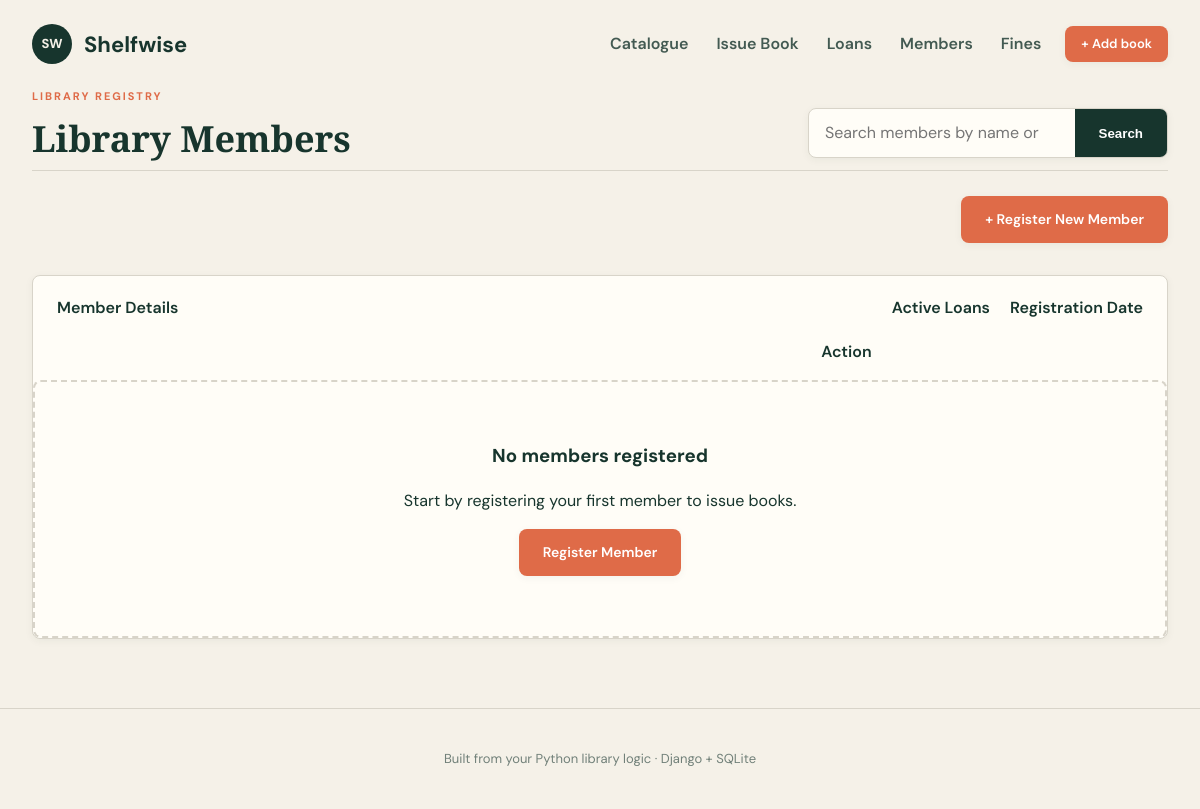
/members/, run on an earlier commit of the app's database.
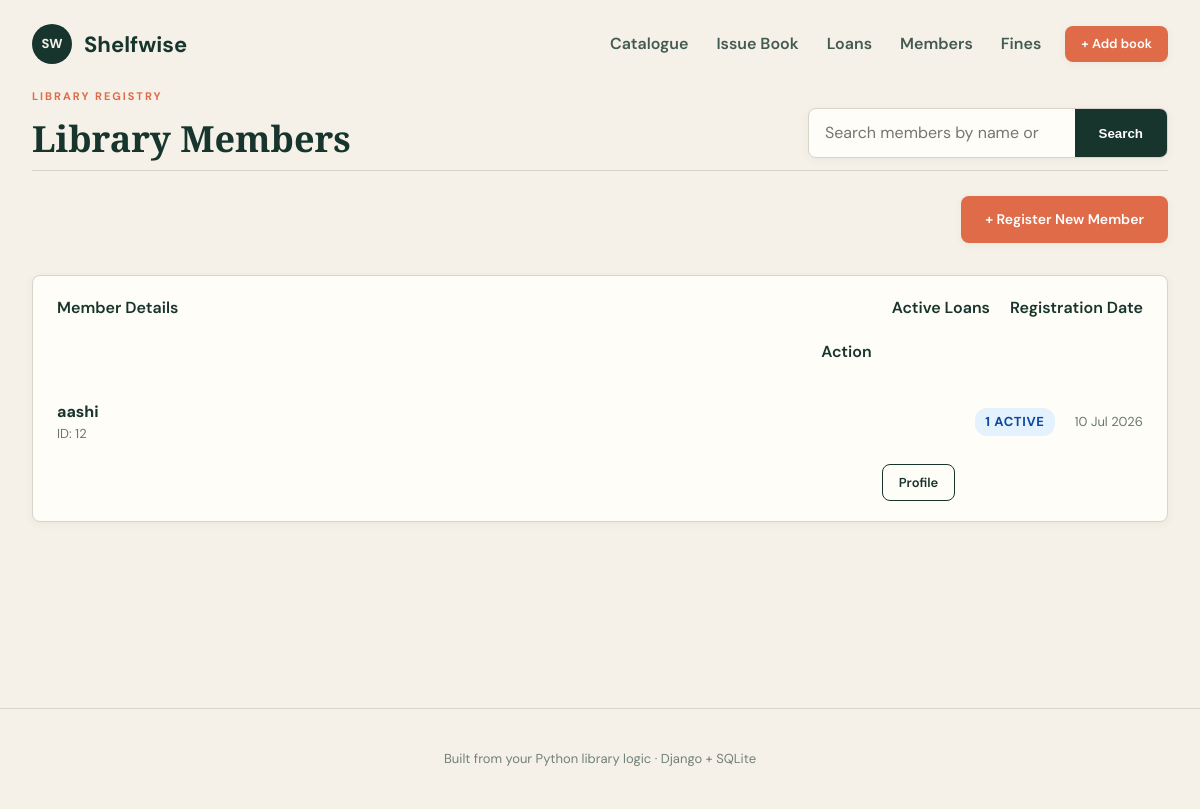
And on a later commit of the database.
### library/models.py (models this page shows, shortened)
class Member(models.Model):
    member_id = models.CharField(max_length=50, unique=True)
    name = models.CharField(max_length=120)
    email = models.EmailField(blank=True, null=True)
    joined_at = models.DateField(default=timezone.localdate)
    class Meta:
        ordering = ["name"]

### library/views.py (the view)
# urls.py: path("members/", views.members_list, name="members_list"),
def members_list(request):
    query = request.GET.get("q", "").strip()
    members = Member.objects.annotate(
        active_loans_count=Count("loans", filter=Q(loans__returned_at__isnull=True))
    )
    if query:
        members = members.filter(Q(name__icontains=query) | Q(member_id__icontains=query))
    return render(request, "library/member_list.html", {"members": members, "query": query})

### templates/library/member_list.html (shortened to what this page needs)
{% extends "base.html" %}
{% block content %}
<section class="catalogue">
  <div class="section-heading">
    <div>
      <p class="eyebrow">LIBRARY REGISTRY</p>
      <h2>Library Members</h2>
    </div>
    <form class="search" method="get">
      <input type="search" name="q" value="{{ query }}" placeholder="Search members by name or ID…" aria-label="Search members">
      <button type="submit">Search</button>
    </form>
  </div>
  <div class="actions-row" style="margin-bottom: 2rem; display: flex; justify-content: flex-end;">
    <a class="button" href="{% url 'add_member' %}">+ Register New Member</a>
  </div>
  <div class="history-list">
    <div class="history-row" style="font-weight: 600; border-bottom: 2px solid var(--border); padding-bottom: 1rem;">
      <div>Member Details</div>
      <div>Active Loans</div>
      <div>Registration Date</div>
      <div style="text-align: right;">Action</div>
    </div>
    {% for member in members %}
      <div class="history-row">
        <div>
          <strong>{{ member.name }}</strong>
          <span>ID: {{ member.member_id }}</span>
        </div>
        <div>
          <span class="status-pill {% if member.active_loans_count > 0 %}active{% else %}returned{% endif %}">
            {{ member.active_loans_count }} Active
          </span>
        </div>
        <div>
          <span>{{ member.joined_at|date:"d M Y" }}</span>
        </div>
        <div style="text-align: right;">
          <a class="button button-small secondary" href="{% url 'member_detail' member.pk %}">Profile</a>
        </div>
      </div>
    {% empty %}
      <div class="empty">
        <h3>No members registered</h3>
        <p>Start by registering your first member to issue books.</p>
        <a class="button" href="{% url 'add_member' %}">Register Member</a>
      </div>
    {% endfor %}
  </div>
</section>
{% endblock %}

What changed in the data, as far as the page shows it:
added Member: name "aashi", member_id "12", active_loans_count "1", joined_at "10 Jul 2026"
Also different on the page:
text no longer shown: "No members registered Start by registering your first member to issue books. Register Member"
